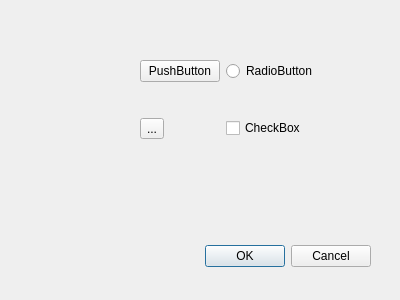
<?xml version="1.0" encoding="UTF-8"?>
<ui version="4.0">
 <class>Dialog</class>
 <widget class="QDialog" name="Dialog">
  <property name="geometry">
   <rect>
    <x>0</x>
    <y>0</y>
    <width>400</width>
    <height>300</height>
   </rect>
  </property>
  <property name="windowTitle">
   <string>Dialog</string>
  </property>
  <widget class="QDialogButtonBox" name="buttonBox">
   <property name="geometry">
    <rect>
     <x>30</x>
     <y>240</y>
     <width>341</width>
     <height>32</height>
    </rect>
   </property>
   <property name="orientation">
    <enum>Qt::Horizontal</enum>
   </property>
   <property name="standardButtons">
    <set>QDialogButtonBox::Cancel|QDialogButtonBox::Ok</set>
   </property>
  </widget>
  <widget class="QWidget" name="gridLayoutWidget">
   <property name="geometry">
    <rect>
     <x>140</x>
     <y>30</y>
     <width>261</width>
     <height>141</height>
    </rect>
   </property>
   <layout class="QGridLayout" name="gridLayout">
    <item row="1" column="0">
     <widget class="QToolButton" name="toolButton">
      <property name="text">
       <string>...</string>
      </property>
     </widget>
    </item>
    <item row="0" column="0">
     <widget class="QPushButton" name="pushButton">
      <property name="text">
       <string>PushButton</string>
      </property>
     </widget>
    </item>
    <item row="1" column="1">
     <widget class="QCheckBox" name="checkBox">
      <property name="text">
       <string>CheckBox</string>
      </property>
     </widget>
    </item>
    <item row="0" column="1">
     <widget class="QRadioButton" name="radioButton">
      <property name="text">
       <string>RadioButton</string>
      </property>
     </widget>
    </item>
   </layout>
  </widget>
 </widget>
 <resources/>
 <connections>
  <connection>
   <sender>buttonBox</sender>
   <signal>accepted()</signal>
   <receiver>Dialog</receiver>
   <slot>accept()</slot>
   <hints>
    <hint type="sourcelabel">
     <x>248</x>
     <y>254</y>
    </hint>
    <hint type="destinationlabel">
     <x>157</x>
     <y>274</y>
    </hint>
   </hints>
  </connection>
  <connection>
   <sender>buttonBox</sender>
   <signal>rejected()</signal>
   <receiver>Dialog</receiver>
   <slot>reject()</slot>
   <hints>
    <hint type="sourcelabel">
     <x>316</x>
     <y>260</y>
    </hint>
    <hint type="destinationlabel">
     <x>286</x>
     <y>274</y>
    </hint>
   </hints>
  </connection>
 </connections>
</ui>
